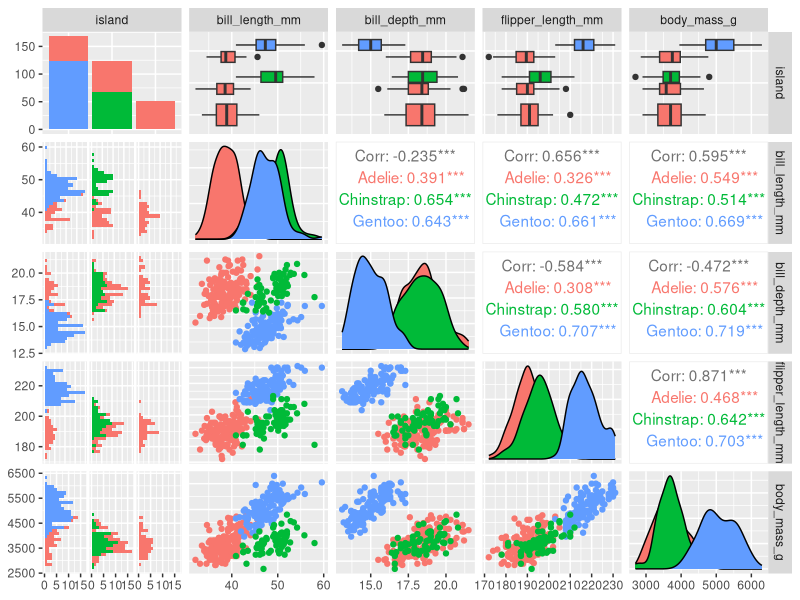
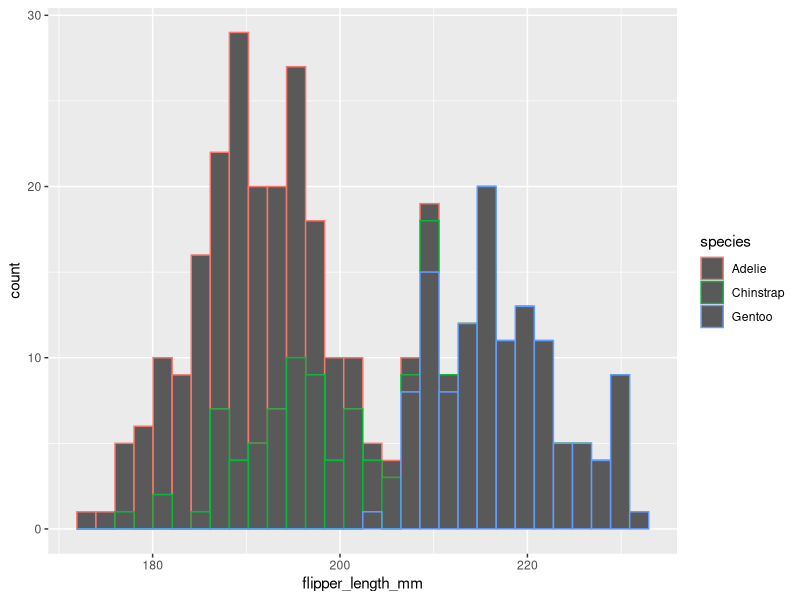

The R source for these figures, in order:
## ---- chunk 1
# load libraries ----
library(GGally)
library(skimr)
library(palmerpenguins)
library(tidyverse)

# check out column names ----
names(penguins)

# look at the dimensions of the df ----
dim(penguins)

# get a summary of your df ----
summary(penguins)

# get a summary using {skimr} ----
skimr::skim(penguins)

# head and tail ----
head(penguins, n = 10)
tail(penguins)

# pairsplot ----
GGally::ggpairs(penguins, 
                columns = 2:6, 
                ggplot2::aes(color = species))

# create a histogram of penguin flipper lengths ----
ggplot(data = penguins, aes(x = flipper_length_mm, color = species))+
  geom_histogram()
